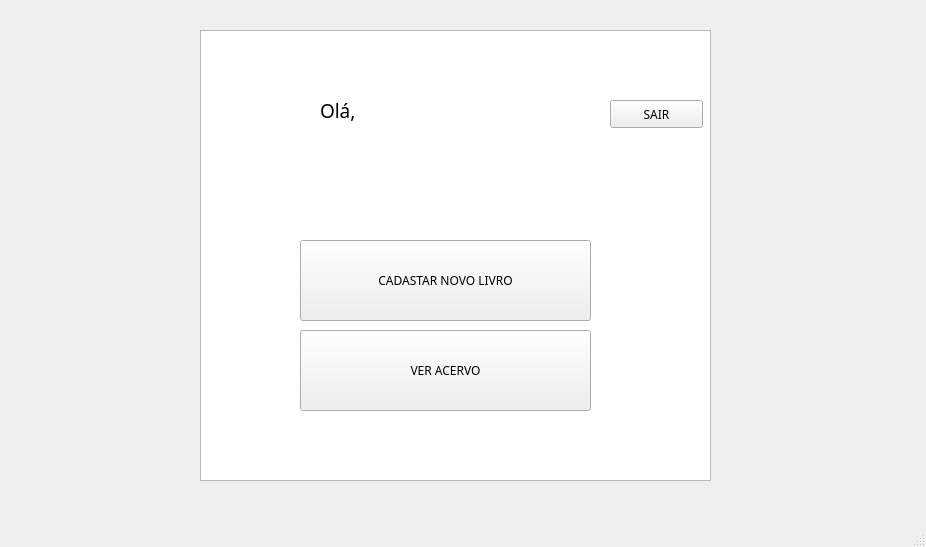
<?xml version="1.0" encoding="UTF-8"?>
<ui version="4.0">
 <class>Tela_Principal</class>
 <widget class="QMainWindow" name="Tela_Principal">
  <property name="geometry">
   <rect>
    <x>0</x>
    <y>0</y>
    <width>926</width>
    <height>547</height>
   </rect>
  </property>
  <property name="windowTitle">
   <string>MainWindow</string>
  </property>
  <widget class="QWidget" name="centralwidget">
   <widget class="QLabel" name="label">
    <property name="geometry">
     <rect>
      <x>320</x>
      <y>90</y>
      <width>241</width>
      <height>41</height>
     </rect>
    </property>
    <property name="font">
     <font>
      <family>Lucida Sans Unicode</family>
      <pointsize>14</pointsize>
     </font>
    </property>
    <property name="text">
     <string>Olá,</string>
    </property>
   </widget>
   <widget class="QPushButton" name="ver_acervo">
    <property name="geometry">
     <rect>
      <x>300</x>
      <y>330</y>
      <width>291</width>
      <height>81</height>
     </rect>
    </property>
    <property name="font">
     <font>
      <family>Lucida Sans Unicode</family>
      <pointsize>9</pointsize>
     </font>
    </property>
    <property name="text">
     <string>VER ACERVO</string>
    </property>
    <property name="icon">
     <iconset>
      <normaloff>images/lupa.png</normaloff>images/lupa.png</iconset>
    </property>
    <property name="iconSize">
     <size>
      <width>25</width>
      <height>25</height>
     </size>
    </property>
   </widget>
   <widget class="QTextBrowser" name="textBrowser">
    <property name="geometry">
     <rect>
      <x>200</x>
      <y>30</y>
      <width>511</width>
      <height>451</height>
     </rect>
    </property>
   </widget>
   <widget class="QPushButton" name="cadastrar_novo_livro">
    <property name="geometry">
     <rect>
      <x>300</x>
      <y>240</y>
      <width>291</width>
      <height>81</height>
     </rect>
    </property>
    <property name="font">
     <font>
      <family>Lucida Sans Unicode</family>
      <pointsize>9</pointsize>
     </font>
    </property>
    <property name="text">
     <string>CADASTAR NOVO LIVRO</string>
    </property>
    <property name="icon">
     <iconset>
      <normaloff>images/new-file_40454.png</normaloff>images/new-file_40454.png</iconset>
    </property>
    <property name="iconSize">
     <size>
      <width>25</width>
      <height>25</height>
     </size>
    </property>
   </widget>
   <widget class="QPushButton" name="sair">
    <property name="geometry">
     <rect>
      <x>610</x>
      <y>100</y>
      <width>93</width>
      <height>28</height>
     </rect>
    </property>
    <property name="font">
     <font>
      <family>Lucida Sans Unicode</family>
      <pointsize>9</pointsize>
     </font>
    </property>
    <property name="text">
     <string>SAIR</string>
    </property>
    <property name="icon">
     <iconset>
      <normaloff>images/exit.png</normaloff>images/exit.png</iconset>
    </property>
   </widget>
   <zorder>textBrowser</zorder>
   <zorder>label</zorder>
   <zorder>ver_acervo</zorder>
   <zorder>cadastrar_novo_livro</zorder>
   <zorder>sair</zorder>
  </widget>
  <widget class="QMenuBar" name="menubar">
   <property name="geometry">
    <rect>
     <x>0</x>
     <y>0</y>
     <width>926</width>
     <height>25</height>
    </rect>
   </property>
  </widget>
  <widget class="QStatusBar" name="statusbar"/>
 </widget>
 <resources/>
 <connections/>
</ui>
